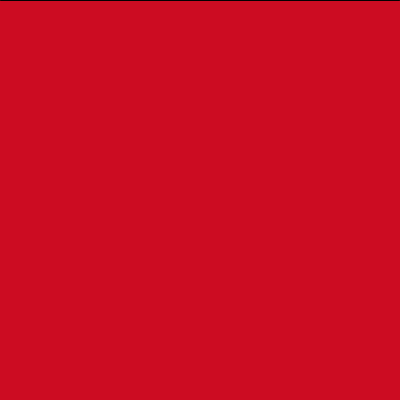
Frame 1 (no input)
Frame 60 (the mouse pressed at the canvas centre just before this capture): identical to frame 1, image omitted
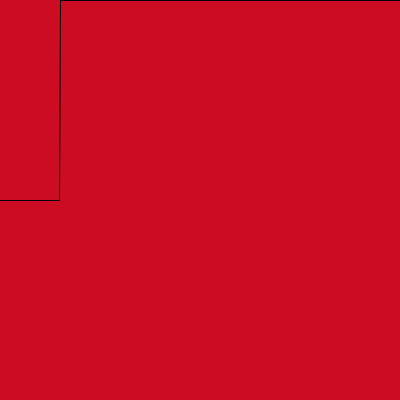
Frame 120 (the mouse held since frame 60 and released just before this capture)

The Processing sketch that drew these frames (run headless with seeded random() and noise(); from frame 60 on, the mouse is pressed at the canvas centre):

// Processing sketch: arrayMouseXRenderd
// ── arrayMouseXRenderd.pde
int[] y;

void setup(){
  size(400, 400);
  y = new int[width];
}

void draw(){
  background(204, 12, 34);
  //Shift the values to the right
  for(int i = y.length-1; i > 0; i--){
    y[i] = y[i-1];
  }
  // Add new values to the beginning
  y[0] = constrain(mouseY, 0, height-1);
  // Display each pair of values as a line
  for(int i = 1; i < y.length; i++){
    line(i, y[i], i-1, y[i-1]);
  }
}
